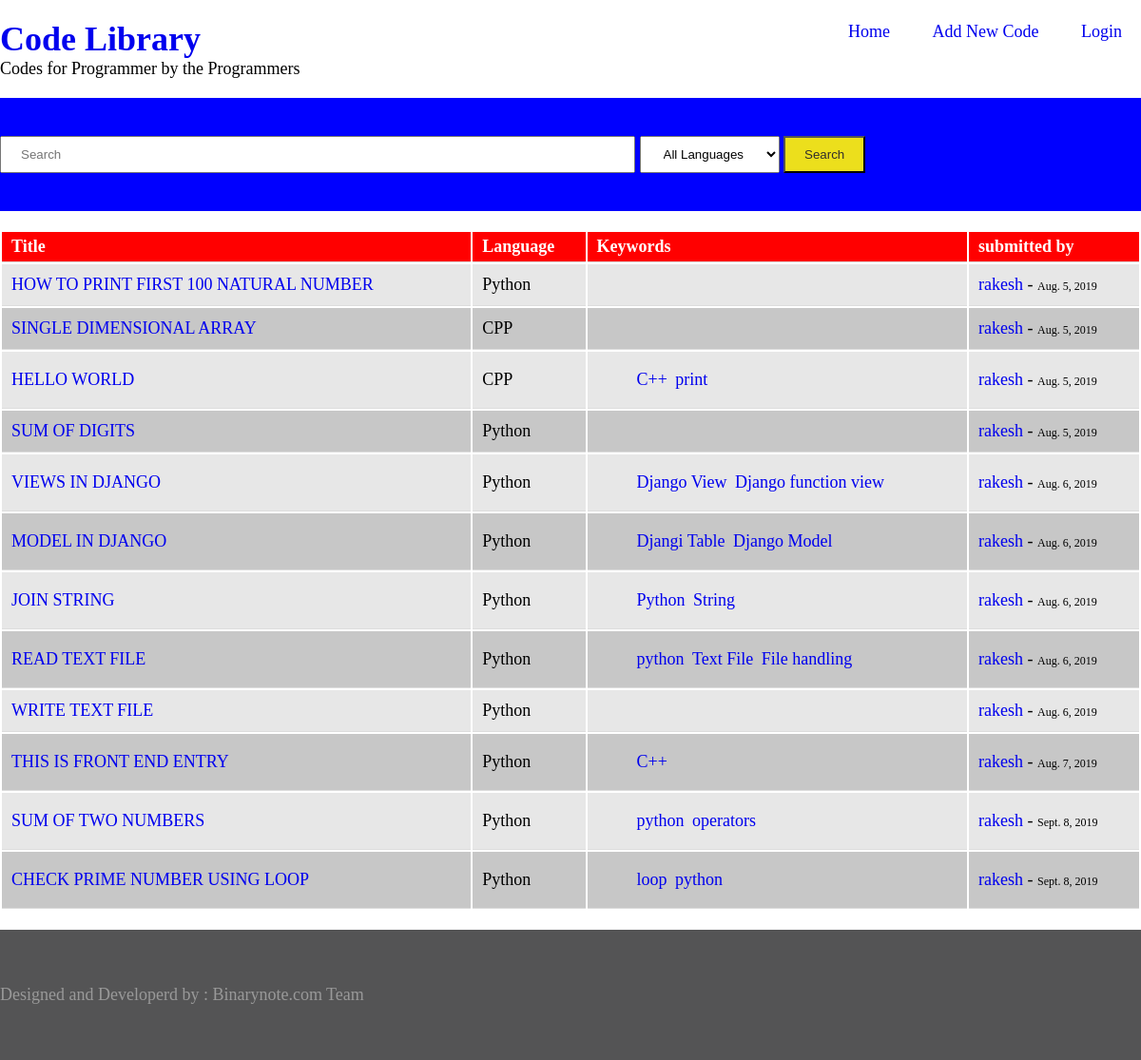
Before: /user/1/ with the older database file.
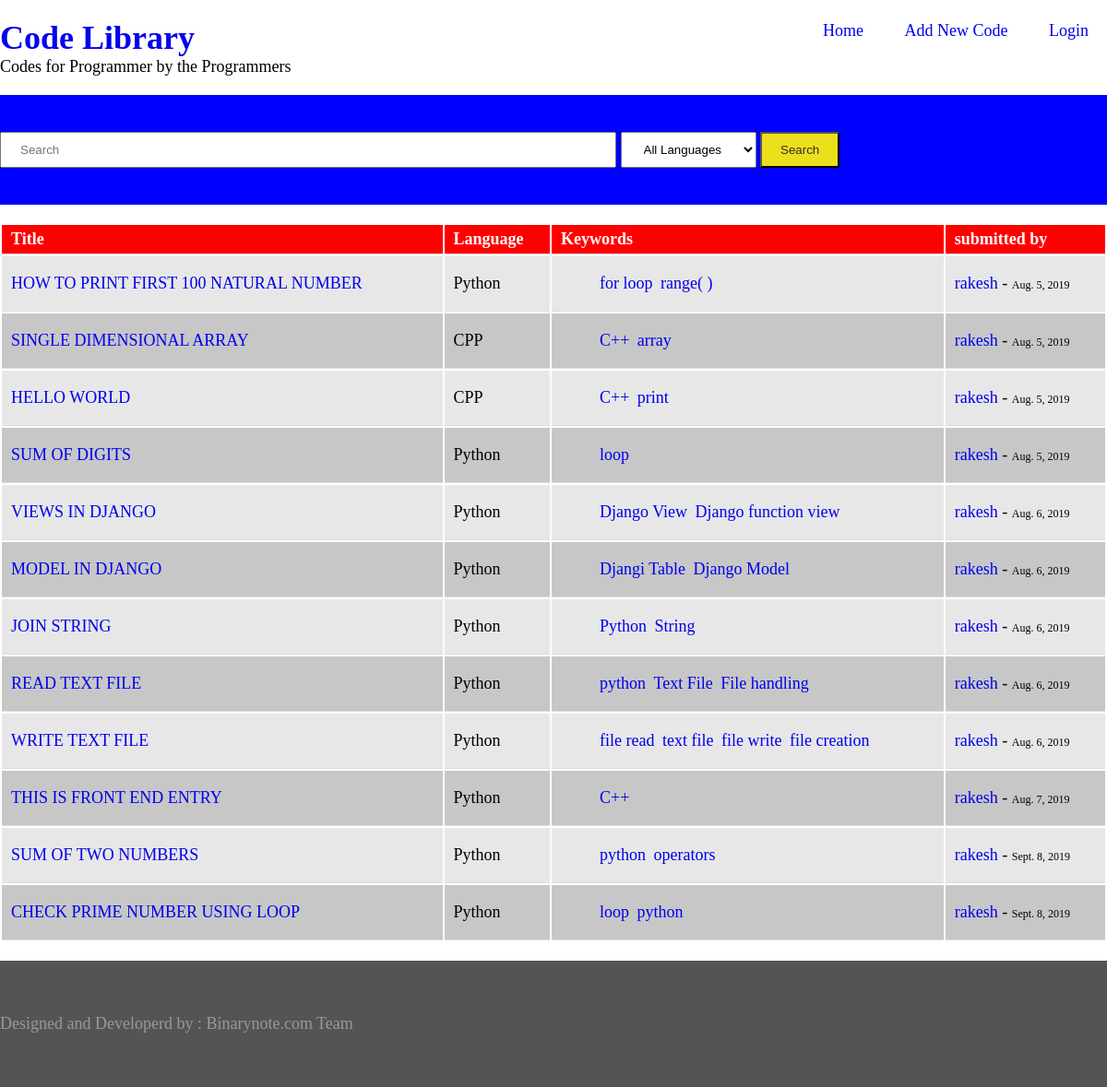
After: the same page with the newer database file.
### library/models.py (models this page shows, shortened)
class code(models.Model):
    STATUS = [('Dr', 'Draft'), ('Pub', 'Published')]
    language = models.ForeignKey('language', on_delete=models.CASCADE)
    title = models.CharField(max_length=250)
    code = models.TextField()
    keywords = TaggableManager()
    status = models.CharField(max_length=20, choices=STATUS, default='Dr')
    submitted_on = models.DateField(auto_now=True)
    updated_on = models.DateField(auto_now=False)
    author      =models.ForeignKey(User, default = 1, on_delete = models.CASCADE)

class language(models.Model):
    language = models.CharField(max_length=30)
    def __str__(self):
        return self.language

### library/views.py (the view)
# urls.py: path('user/<int:pk>/', authorView, name="authorList"),
def authorView(request, pk=None):
    posts = code.objects.all().filter(author_id__in=[pk])
    return render(request, 'library/home.html', {'posts': posts})

### library/templates/library/home.html (shortened to what this page needs)
{% extends 'library/base.html' %}
    {% block content %}
    <div style="overflow-x:auto;">
        <table>
            <tr>
                <th>Title</th>
                <th>Language</th>
                <th>Keywords</th>
                <th>submitted by</th>
            </tr>
            {% for post in posts %}
                <tr>
                    <td> <a href="{% url 'singlecode' post.id %}"> {{post.title|upper}} </td>
                    <td> {{post.language}} </td>
                    <td>
                        <ul class="tags">
                                {% for tag in post.keywords.all %}
                                    <li><a href ="{% url 'taglist' tag.slug %}">{{ tag.name }}</a></li>
                                {% endfor %}
                            </ul>
                        </td>
                    <td><a href="{% url 'authorList' post.author_id %}"> {{post.author}} </a> - <span style="font-size:12px;">{{post.updated_on}}</span> </td>
                </tr>
            {% endfor%}
        </table>
    </div>
{% endblock %}

### library/templates/library/base.html (shortened to what this page needs)
{% load static %}
<!DOCTYPE html>
<html lang="en">
<head>
    <link rel="stylesheet" href="{% static 'css/style.css' %}">
</head>
<body>
    <div class="container">
        <div class="logo">
            <h1><a href="{% url 'home' %}">Code Library</a></h1>
            <p> Codes for Programmer by the Programmers</p>
        </div>
        <div class="menu">
            <ul>
                <li><a href="{% url 'home' %}">Home</a></li>
                <li><a href="{% url 'add' %}">Add New Code</a></li>
                {% if user.is_authenticated %}
                    <li> Hi {{user.username}} <a href="{% url 'logout' %}">Logout</a></li>
                {% else %}
                    <li><a href="{% url 'login' %}">Login</a></li>
                {% endif %}
            </ul>
        </div>
    </div>
<div id="search" >
    <div class="container">
        {% include 'library/searchform.html'  %}
    </div>
</div>
    <div class="container">
        <div class="code">
            {% block content %}
            {% endblock content %}
        </div>
    </div>
<footer id="footer">
    <div class="container">
        <p> Designed and Developerd by : Binarynote.com Team </p>
    </div>
</footer>
</body>
</html>

### library/templates/library/searchform.html (shortened to what this page needs)
<form id="searchform" class="searchform" action="{% url 'search_result' %}" method="get" accept-charset="utf-8">
      <input class="searchfield" id="searchbox" name="q" type="text" value="{{request.GET.q}}" placeholder="Search">
      <select name="lang">
          <option value="">All Languages</option>
      </select>
      <button class="searchbutton" type="submit" value="Search">Search</button>
</form>

### library/static/css/style.css (style rules this page uses)
body { margin: 0; padding: 0; font-size: 18px; height: 100vh; }
a { text-decoration: none; }
table { width: 100vw; max-width: 1300px; }
th, td { border-bottom: 1px solid #ddd; }
th { background: red; color: white; padding: 5px 10px; text-align: left; }
tr:nth-child(odd) { background: #c7c7c7; }
tr:nth-child(even) { background: #e7e7e7; }
td { padding: 1px 10px; margin: 0; text-align: left; }
.container { display: flex; width: 100%; max-width: 1300px; margin: 0 auto; }
.container .logo { flex: 2; }
.container .menu { flex: 4; }
#search { background: blue; padding: 40px 0; margin: 20px 0; }
.logo h1 { margin: 0; margin-top: 20px; }
.logo p { margin: 0; }
.container .menu ul { list-style-type: none; float: right; }
.container .menu ul li { display: inline-block; padding: 5px 10px; }
.container .menu a { padding: 5px 10px; }
.code { flex: 1; }
.code li { padding: 10px 0; }
footer { background: #545455; color: #999; padding: 40px 0; margin: 20px 0 0 0; }
#footer .container p { text-align: center; }
input, select, button { padding: 10px 20px; }
button { background: #ecdf1c; color: rgb(49, 45, 45); }
.searchform input { width: 52vw; }
ul.tags { list-style-type: none; display: inline-block; }
ul.tags li { display: inline-block; padding: 0px 2px; }

Changed rows visible on the page:
added Tag: name "for loop", shown under code "HOW TO PRINT FIRST 100 NATURAL NUMBER"
added Tag: name "range( )", shown under code "HOW TO PRINT FIRST 100 NATURAL NUMBER"
changed code "SINGLE DIMENSIONAL ARRAY": gains Tag (name "C++")
added Tag: name "array", shown under code "SINGLE DIMENSIONAL ARRAY"
changed code "SUM OF DIGITS": gains Tag (name "loop")
added Tag: name "file read", shown under code "WRITE TEXT FILE"
added Tag: name "text file", shown under code "WRITE TEXT FILE"
added Tag: name "file write", shown under code "WRITE TEXT FILE"
added Tag: name "file creation", shown under code "WRITE TEXT FILE"
